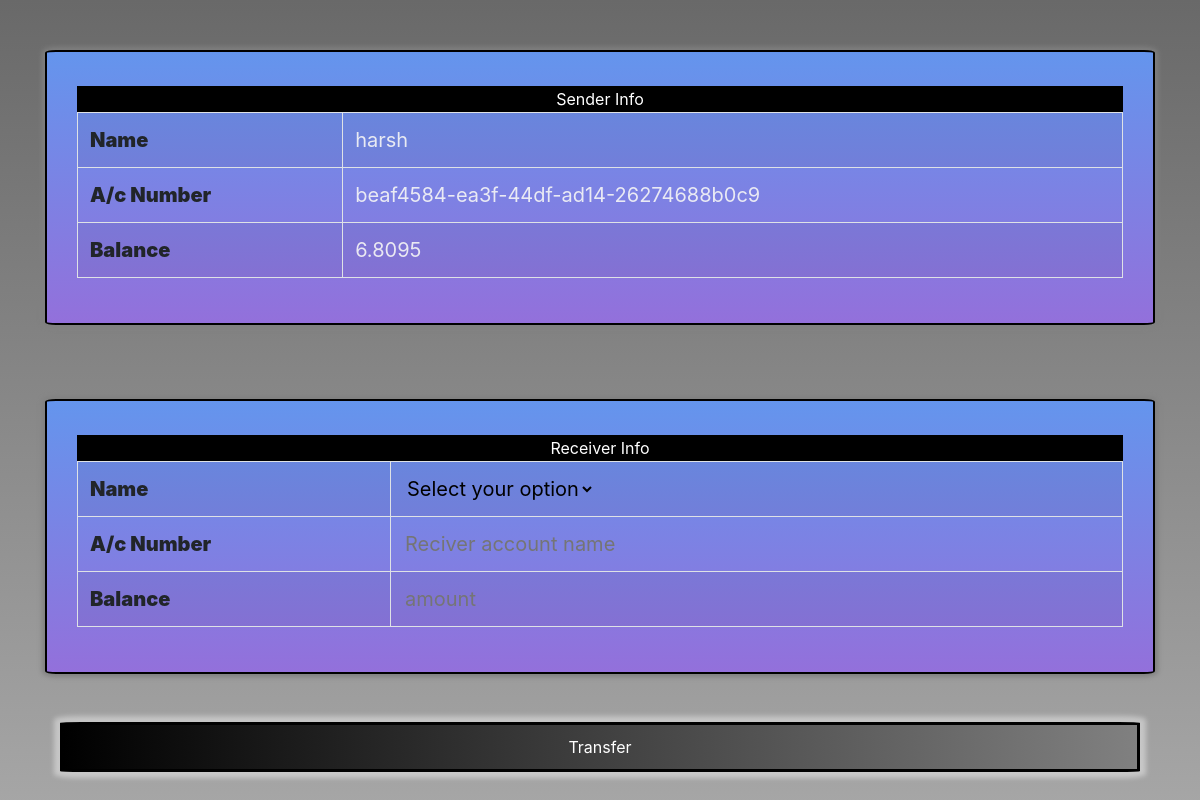
Page /tran/1 on the committed database.
### banksys/models.py (models this page shows, shortened)
class customers(models.Model):
    account_number=models.UUIDField(default=uuid.uuid4, editable=False, unique=True)
    name=models.CharField(max_length=50, default=None)
    email=models.EmailField(default=None)
    bal=models.FloatField(default=0)

### banksys/views.py (the view)
# urls.py: path('tran/<int:pk>', views.transaction,name='transaction'),
def transaction(request, pk):
    sndr=customers.objects.get(id=pk)
    return render(request,'banksys/transaction.html',{'sndr':sndr})

### banksys/templates/banksys/transaction.html (shortened to what this page needs)
{% load static %}
<!doctype html>
<html lang="en">
  <head>
       <link href="{% static 'main.css' %}" rel="stylesheet">
    <link rel="stylesheet" href="https://maxcdn.bootstrapcdn.com/bootstrap/4.0.0/css/bootstrap.min.css">
  </head>
  <body>
<div class="container my-4">
     <div class="container shdtest">
   <div class="container my-4" style="padding-top: 10px;padding-bottom: 5px">
       <div class="text-center hed">
          Sender Info
       </div>
       <table class="table table-bordered table-hover table-condensed table-striped" >
  <tr>
  <td class="tst1">Name</td>
    <td class="tst2">{{sndr.name }}</td>
  </tr>
        <tr>
        <td class="tst1">A/c Number</td>
        <td class="tst2">{{ sndr.account_number }}</td>
        </tr>
        <tr>
        <td class="tst1">Balance</td>
        <td class="tst2">{{ sndr.bal}}</td>
        </tr>
         </table>
   </div>
    </div>
<br>
      <form method="POST" action="/transfer/{{ sndr.id}}">
         <div class="container shdtest">
   <div class="container my-4" style="padding-top: 10px;padding-bottom: 5px">
       <div class="text-center hed">
          Receiver Info
       </div>
       <table class="table table-bordered table-hover table-condensed table-striped" >
  <tr>
  <td class="tst1">Name</td>
    <td class="tst2"><select name="Reciver name" >
        <option value="" disabled selected>Select your option</option>
</select></td>
  </tr>
        <tr>
        <td class="tst1">A/c Number</td>
        <td class="tst2"><input type="textarea" placeholder="Reciver account name" name="Reciver account name" required></td>
        </tr>
        <tr>
        <td class="tst1">Balance</td>
        <td class="tst2"> <input type="number" placeholder="amount" name="amount" step=".0001" required></td>
        </tr>
         </table>
   </div>
    </div>
 <div class="container text-center">
     <input type="submit" class="btn2 my-5" value="Transfer"  >
</div>
 </form>
</div>
  </body>
</html>

### banksys/static/main.css (style rules this page uses)
.shdtest { width: 50px; border: 2px solid black; border-radius: 1%; margin-top: 50px; background-image: linear-gradient(cornflowerblue, mediumpurple); box-shadow: 0px 0px 5px 3px grey; position: relative; }
body { background-image: linear-gradient(to top,darkgray,dimgrey); }
.hed { color: white; background-color: black; border: 1px solid black; }
td { font-size: 1.25em; }
.tst1 { font-weight: 900; }
.tst2 { color: rgba(245,245,245,0.9); }

### banksys/templates/banksys/transaction.html (style rules this page uses)
input { border: none; background: transparent; height: 100%; width: 100%; }
select { border: none; background: transparent; }
.btn2 { color: white; background-color: lightgrey; background-image: linear-gradient(to right,black,grey); border: 3px solid black; border-radius: 2%; padding: 10px 20px; box-shadow: 0px 0px 5px 6px rgba(255,255,255,0.4); }

### rows in the picture
customers: name "harsh", account_number "beaf4584-ea3f-44df-ad14-26274688b0c9", bal "6.8095"
